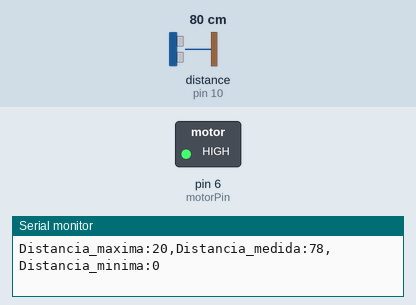
A sketch run on a simulated Arduino Uno, built with avr-gcc and run on an emulated ATmega328P. Parts: switched loads named in the sketch (green lamp = pin HIGH), the last lines printed to the serial monitor. Wiring (inferred from the names in the program): ultrasonic range finder: trigger pin 9; echo pin 10. The inputs (shaded band) are chosen by the test bench; at power-on: distance to the obstacle (sensor on pin 10) 80 cm. The echo pulse lasts 58.3 µs per cm; pins used as bus, display or sensor lines are not drawn.

Above: at 1.2 s.
1.3 s: distance to the obstacle (sensor on pin 10) set to 22 cm
4.3 s: distance to the obstacle (sensor on pin 10) set to 19 cm
At 5.5 s:
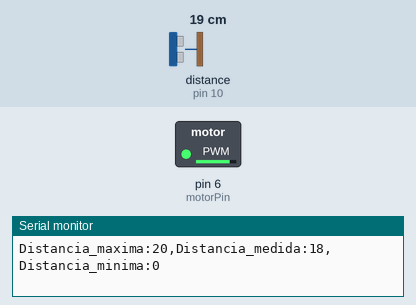
5.8 s: distance to the obstacle (sensor on pin 10) set to 2 cm
At 6.9 s:
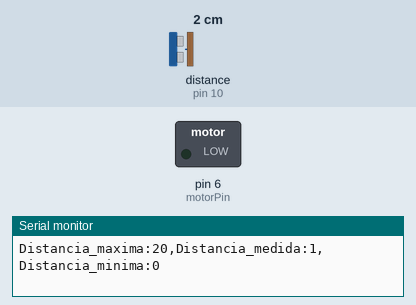
7.3 s: distance to the obstacle (sensor on pin 10) set to 9 cm
10.3 s: distance to the obstacle (sensor on pin 10) set to 11 cm
At 11.5 s:
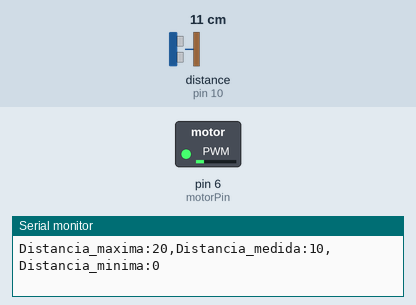
11.8 s: distance to the obstacle (sensor on pin 10) set to 4 cm
At 12.6 s:
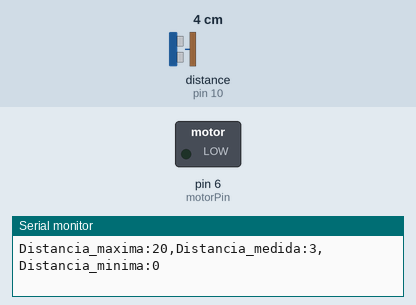
Timing chart, 0 to 14.3 s (numbered marks = the images above; inputs shaded):
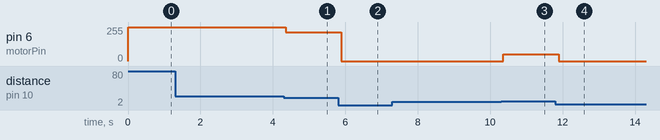

The sketch:

TrabajoPracticoDispenser.ino
```cpp
// Pines del sensor ultrasónico
const int trigPin = 9;
const int echoPin = 10;

// Pin para controlar el motor usando PWM
const int motorPin = 6;

// Variables para medir la distancia
long duration;
int distance;

void setup() {
  // Configurar pines del sensor ultrasónico
  pinMode(trigPin, OUTPUT);
  pinMode(echoPin, INPUT);

  // Configurar pin del motor
  pinMode(motorPin, OUTPUT);

  // Iniciar comunicación serial
  Serial.begin(9600);
}

void loop() {
  // Enviar pulso al trigPin
  digitalWrite(trigPin, LOW);
  delayMicroseconds(2);
  digitalWrite(trigPin, HIGH);
  delayMicroseconds(10);
  digitalWrite(trigPin, LOW);

  // Leer el tiempo que tarda el eco en regresar
  duration = pulseIn(echoPin, HIGH);

  // Calcular la distancia en centímetros
  distance = duration * 0.034 / 2;

  Serial.print("Distancia_maxima:");
  Serial.print(20);  // Valor fijo de 20
  Serial.print(",");

  Serial.print("Distancia_medida:");
  Serial.print(distance);  // Suponiendo que distance cambia en tiempo real
  Serial.print(",");

  Serial.print("Distancia_minima:");
  Serial.println(0);  // Valor fijo de 0


  // Controlar la velocidad del motor según la distancia
  if (distance > 20) {
    analogWrite(motorPin, 255); // Velocidad máxima si está lejos
  } else if (distance >= 10 && distance <= 20) {
    int speed = map(distance, 10, 20, 50, 255); // Mapea la distancia a una velocidad PWM
    // Entre 50 y el máximo porque sino la bombita no llega a cargar por la manguera, le falta fuerza
    analogWrite(motorPin, speed);
  } else {
    analogWrite(motorPin, 0); // Apaga el motor si está cerca
  }

  delay(100);
}
```

Measured:
- the behaviour switches between 10 and 11 cm on distance to the obstacle (sensor on pin 10) (found by bisection; images 2 and 3)
- after the input at 4.3 s, pin 6 (motorPin): 255/255 → 214/255 after 0.05 s
- after the input at 5.8 s, pin 6 (motorPin): 214/255 → 0/255 after 0.09 s
- after the input at 10.3 s, pin 6 (motorPin): 0/255 → 50/255 after 0.06 s
- after the input at 11.8 s, pin 6 (motorPin): 50/255 → 0/255 after 0.09 s
